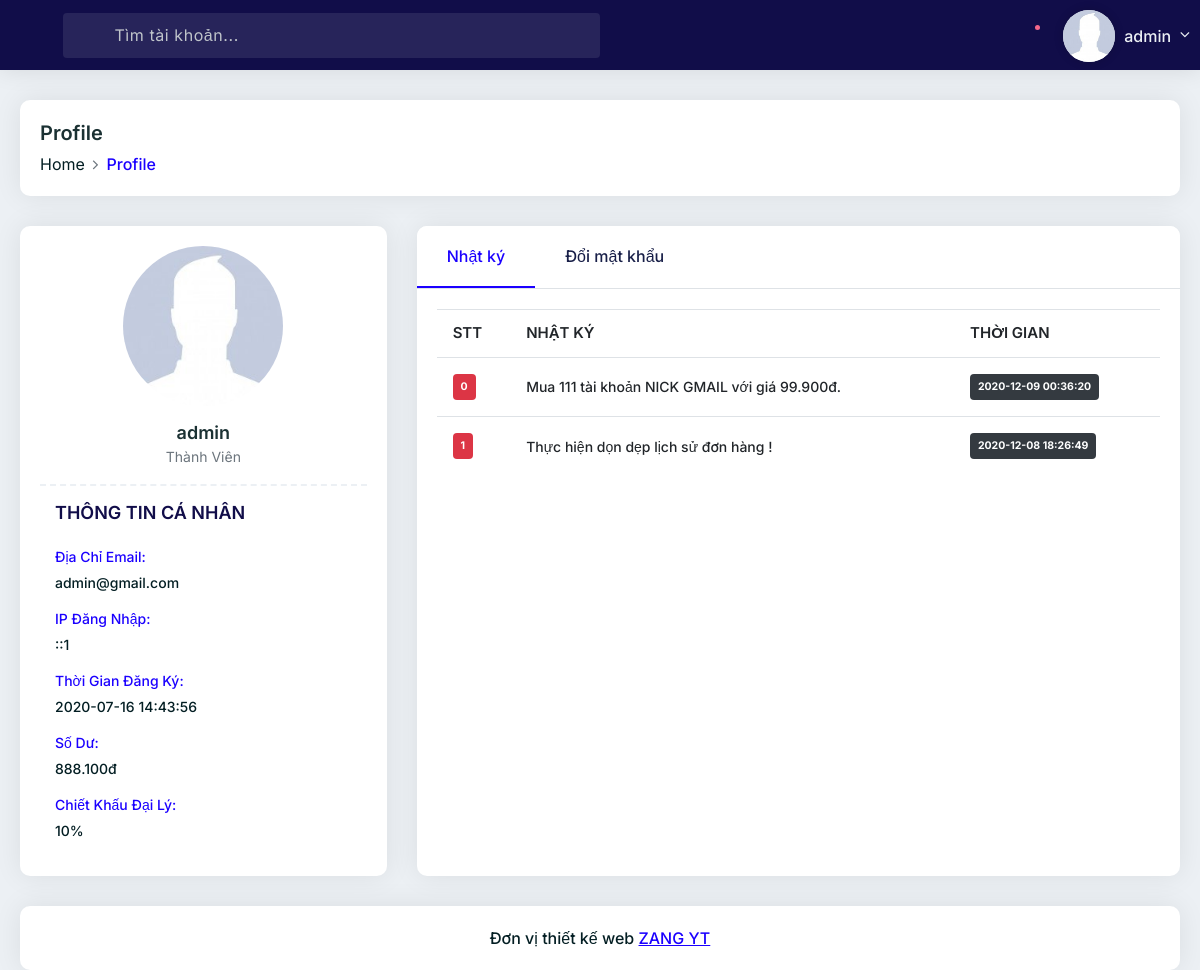
Page /Profile.php (signed in) on the committed database.
### tables this page shows
CREATE TABLE `users`  (
  `id` int NOT NULL AUTO_INCREMENT,
  `code` varchar(32) NULL DEFAULT NULL,
  `username` varchar(32) NULL DEFAULT NULL,
  `email` text NULL,
  `password` varchar(32) NULL DEFAULT NULL,
  `money` int NOT NULL DEFAULT 0,
  `total_nap` int NOT NULL DEFAULT 0,
  `level` varchar(32) NULL DEFAULT NULL,
  `ck` float NULL DEFAULT 0,
  `createdate` datetime NULL DEFAULT NULL,
  `ip` text NULL,
  `banned` int NOT NULL DEFAULT 0,
  `fullname` text NULL,
  `token` varchar(64) NULL DEFAULT NULL,
  `ref` varchar(64) NULL DEFAULT NULL,
  PRIMARY KEY (`id`) USING BTREE
);

CREATE TABLE `log`  (
  `id` int NOT NULL AUTO_INCREMENT,
  `username` varchar(32) NOT NULL,
  `content` text NOT NULL,
  `createdate` datetime NOT NULL,
  PRIMARY KEY (`id`) USING BTREE
);

### config.php (called while the page is built, shortened)
<?php
$ketnoi = mysqli_connect(LOCALHOST,USERNAME,PASSWORD,DATABASE);
$ketnoi->query("set names 'utf8'");
$site = $ketnoi->query("SELECT * FROM setting")->fetch_array();
if(isset($_SESSION['username']))
{
    $my_username = $_SESSION['username'];
    $user = $ketnoi->query("SELECT * FROM users WHERE username = '$my_username' ")->fetch_array();
}
function format_cash($price)
{
    return str_replace(",", ".", number_format($price));
}
?>

### public/Profile.php (the view, shortened to what this page needs)
<?php require_once('../head.php');?>
<?php require_once('../sidebar.php');?>
<div class="main-container">
    <div class="pd-ltr-20 xs-pd-20-10">
        <div class="min-height-200px">
            <div class="page-header">
                <div class="row">
                    <div class="col-md-12 col-sm-12">
                        <div class="title">
                            <h4>Profile</h4>
                        </div>
                        <nav aria-label="breadcrumb" role="navigation">
                            <ol class="breadcrumb">
                                <li class="breadcrumb-item"><a href="/">Home</a></li>
                                <li class="breadcrumb-item active" aria-current="page">Profile</li>
                            </ol>
                        </nav>
                    </div>
                </div>
            </div>
            <div class="row">
                <div class="col-xl-4 col-lg-4 col-md-4 col-sm-12 mb-30">
                    <div class="pd-20 card-box height-100-p">
                        <div class="profile-photo">
                            <img src="/vendors/images/photo1.jpg" alt="" class="avatar-photo">
                        </div>
                        <h5 class="text-center h5 mb-0"><?=$user['username'];?></h5>
                        <p class="text-center text-muted font-14">Thành Viên </p>
                        <div class="profile-info">
                            <h5 class="mb-20 h5 text-blue">THÔNG TIN CÁ NHÂN</h5>
                            <ul>
                                <li>
                                    <span>Địa Chỉ Email:</span>
                                    <?=$user['email'];?>
                                </li>
                                <li>
                                    <span>IP Đăng Nhập:</span>
                                    <?=$user['ip'];?>
                                </li>
                                <li>
                                    <span>Thời Gian Đăng Ký:</span>
                                    <?=$user['createdate'];?>
                                </li>
                                <li>
                                    <span>Số Dư:</span>
                                    <?=format_cash($user['money']);?>đ
                                </li>
                                <li>
                                    <span>Chiết Khấu Đại Lý:</span>
                                    <?=$user['ck'];?>%
                                </li>
                            </ul>
                        </div>
                    </div>
                </div>
                <div class="col-xl-8 col-lg-8 col-md-8 col-sm-12 mb-30">
                    <div class="card-box height-100-p overflow-hidden">
                        <div class="profile-tab height-100-p">
                            <div class="tab height-100-p">
                                <ul class="nav nav-tabs customtab" role="tablist">
                                    <li class="nav-item">
                                        <a class="nav-link active" data-toggle="tab" href="#timeline" role="tab">Nhật
                                            ký</a>
                                    </li>
                                    <li class="nav-item">
                                        <a class="nav-link" data-toggle="tab" href="#setting" role="tab">Đổi mật
                                            khẩu</a>
                                    </li>
                                </ul>
                                <div class="tab-content">
                                    <div class="tab-pane fade show active" id="timeline" role="tabpanel">
                                        <div class="pd-20">
                                            <table class="table hover multiple-select-row nowrap">
                                                <thead>
                                                    <tr>
                                                        <th class="table-plus datatable-nosort">STT</th>
                                                        <th>NHẬT KÝ</th>
                                                        <th>THỜI GIAN</th>
                                                    </tr>
                                                </thead>
                                                <tbody>
                                                    <?php $i = 0; $result = $ketnoi->query("SELECT * FROM `log` WHERE `username` = '".$user['username']."' ORDER BY id desc"); while($row = $result->fetch_assoc() ){ ?>
                                                    <tr>
                                                        <td><span class="badge badge-danger"><?=$i;?>
                                                                <?php $i++;?></span></td>
                                                        <td><?=$row['content'];?></td>
                                                        <td><span
                                                                class="badge badge-dark"><?=$row['createdate'];?></span>
                                                        </td>
                                                    </tr>
                                                    <?php }?>
                                                </tbody>
                                            </table>
                                        </div>
                                    </div>
                                </div>
                            </div>
                        </div>
                    </div>
                </div>
            </div>
        </div>
        <?php require_once('../foot.php');?>

### head.php (shortened to what this page needs)
<?php require_once('config.php'); ?>
<!DOCTYPE html>
<html>
<head>
    <link rel="stylesheet" type="text/css" href="/vendors/styles/core.css">
    <link rel="stylesheet" type="text/css" href="/vendors/styles/icon-font.min.css">
    <link rel="stylesheet" type="text/css" href="/src/plugins/datatables/css/dataTables.bootstrap4.min.css">
    <link rel="stylesheet" type="text/css" href="/src/plugins/datatables/css/responsive.bootstrap4.min.css">
    <link rel="stylesheet" type="text/css" href="/vendors/styles/style.css">
</head>

### sidebar.php (shortened to what this page needs)
<body class="header-dark sidebar-dark">
    <div class="header" style="background:<?=$site['color'];?>">
        <div class="header-left">
            <div class="menu-icon dw dw-menu"></div>
            <div class="header-search" style="background:<?=$site['color'];?>">
                <form action="/" method="post">
                    <div class="form-group mb-0">
                        <i class="dw dw-search2 search-icon"></i>
                        <input type="text" class="form-control search-input" name="btnTimTaiKhoan"
                            placeholder="Tìm tài khoản...">
                    </div>
                </form>
            </div>
        </div>
        <div class="header-right">
            <div class="user-notification">
                <div class="dropdown">
                    <a class="dropdown-toggle no-arrow" href="#" role="button" data-toggle="dropdown">
                        <i class="icon-copy dw dw-notification"></i>
                        <span class="badge notification-active"></span>
                    </a>
                </div>
            </div>
            <div class="user-info-dropdown">
                <div class="dropdown">
                    <a class="dropdown-toggle" href="#" role="button" data-toggle="dropdown">
                        <span class="user-icon">
                            <img src="/vendors/images/photo1.jpg" alt="">
                        </span>
                        <span class="user-name"><?=$user['username'];?></span>
                    </a>
                </div>
            </div>
        </div>
    </div>

### foot.php (shortened to what this page needs)
<div class="footer-wrap pd-20 mb-20 card-box">
    Đơn vị thiết kế web <a href="https://zangyt.xyz" target="_blank">ZANG YT</a>
</div>
</div>
</div>
</body>
</html>

### rows in the picture
users: username "admin", email "admin@gmail.com", ip "::1", createdate "2020-07-16 14:43:56", money "888.100", ck "10"
log: content "Mua 111 tài khoản NICK GMAIL với giá 99.900đ.", createdate "2020-12-09 00:36:20"
log: content "Thực hiện dọn dẹp lịch sử đơn hàng !", createdate "2020-12-08 18:26:49"
